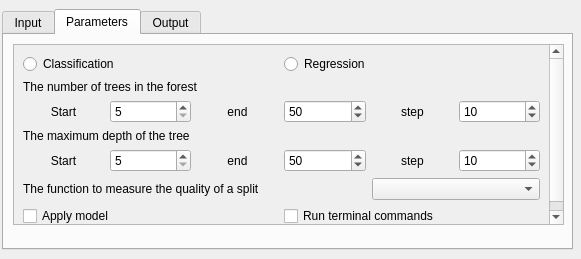
<?xml version="1.0" encoding="UTF-8"?>
<ui version="4.0">
 <class>Dialog</class>
 <widget class="QDialog" name="Dialog">
  <property name="enabled">
   <bool>true</bool>
  </property>
  <property name="geometry">
   <rect>
    <x>0</x>
    <y>0</y>
    <width>581</width>
    <height>259</height>
   </rect>
  </property>
  <property name="sizePolicy">
   <sizepolicy hsizetype="Fixed" vsizetype="Fixed">
    <horstretch>0</horstretch>
    <verstretch>0</verstretch>
   </sizepolicy>
  </property>
  <property name="maximumSize">
   <size>
    <width>581</width>
    <height>259</height>
   </size>
  </property>
  <property name="windowTitle">
   <string>Random Forest</string>
  </property>
  <property name="sizeGripEnabled">
   <bool>false</bool>
  </property>
  <widget class="QTabWidget" name="tabWidget">
   <property name="geometry">
    <rect>
     <x>2</x>
     <y>9</y>
     <width>571</width>
     <height>241</height>
    </rect>
   </property>
   <property name="currentIndex">
    <number>1</number>
   </property>
   <widget class="QWidget" name="tabInput">
    <attribute name="title">
     <string>Input</string>
    </attribute>
    <widget class="QWidget" name="layoutWidget">
     <property name="geometry">
      <rect>
       <x>10</x>
       <y>10</y>
       <width>551</width>
       <height>191</height>
      </rect>
     </property>
     <layout class="QGridLayout" name="gridLayout">
      <item row="0" column="0">
       <widget class="QLabel" name="labelTrain">
        <property name="text">
         <string>Training samples (Points)</string>
        </property>
       </widget>
      </item>
      <item row="9" column="0">
       <widget class="QLineEdit" name="lineEditSegPath"/>
      </item>
      <item row="6" column="0">
       <widget class="QLabel" name="labelVal">
        <property name="text">
         <string>Validation samples (Points)</string>
        </property>
       </widget>
      </item>
      <item row="7" column="0">
       <widget class="QComboBox" name="comboBoxVal"/>
      </item>
      <item row="9" column="1">
       <widget class="QPushButton" name="buttonSegPath">
        <property name="text">
         <string>...</string>
        </property>
       </widget>
      </item>
      <item row="8" column="0">
       <widget class="QLabel" name="labelSegPath">
        <property name="text">
         <string>Data set</string>
        </property>
       </widget>
      </item>
      <item row="3" column="1">
       <widget class="QComboBox" name="comboBoxClassTrain"/>
      </item>
      <item row="3" column="0">
       <widget class="QComboBox" name="comboBoxTrain"/>
      </item>
      <item row="0" column="1">
       <widget class="QLabel" name="labelClassTrain">
        <property name="text">
         <string>Class field - Training</string>
        </property>
       </widget>
      </item>
      <item row="7" column="1">
       <widget class="QComboBox" name="comboBoxClassVal"/>
      </item>
      <item row="6" column="1">
       <widget class="QLabel" name="labelClassVal">
        <property name="text">
         <string> Class field - Validation </string>
        </property>
       </widget>
      </item>
     </layout>
    </widget>
   </widget>
   <widget class="QWidget" name="tabParameters">
    <attribute name="title">
     <string>Parameters</string>
    </attribute>
    <widget class="QScrollArea" name="scrollArea">
     <property name="geometry">
      <rect>
       <x>9</x>
       <y>9</y>
       <width>551</width>
       <height>181</height>
      </rect>
     </property>
     <property name="verticalScrollBarPolicy">
      <enum>Qt::ScrollBarAlwaysOn</enum>
     </property>
     <property name="widgetResizable">
      <bool>true</bool>
     </property>
     <widget class="QWidget" name="scrollAreaWidgetContents">
      <property name="geometry">
       <rect>
        <x>0</x>
        <y>0</y>
        <width>535</width>
        <height>213</height>
       </rect>
      </property>
      <layout class="QGridLayout" name="gridLayout_4">
       <item row="0" column="0">
        <layout class="QGridLayout" name="gridLayout_3">
         <item row="3" column="5">
          <widget class="QSpinBox" name="spinBoxStepEst">
           <property name="minimum">
            <number>5</number>
           </property>
           <property name="maximum">
            <number>100</number>
           </property>
           <property name="singleStep">
            <number>5</number>
           </property>
           <property name="value">
            <number>10</number>
           </property>
          </widget>
         </item>
         <item row="3" column="3">
          <widget class="QSpinBox" name="spinBoxEndEst">
           <property name="minimum">
            <number>5</number>
           </property>
           <property name="maximum">
            <number>100</number>
           </property>
           <property name="value">
            <number>50</number>
           </property>
          </widget>
         </item>
         <item row="3" column="4">
          <widget class="QLabel" name="labelStepEst">
           <property name="layoutDirection">
            <enum>Qt::LeftToRight</enum>
           </property>
           <property name="text">
            <string>step</string>
           </property>
           <property name="alignment">
            <set>Qt::AlignCenter</set>
           </property>
          </widget>
         </item>
         <item row="0" column="3" colspan="3">
          <widget class="QRadioButton" name="radioButtonRegress">
           <property name="text">
            <string>Regression</string>
           </property>
          </widget>
         </item>
         <item row="6" column="0" colspan="6">
          <widget class="QLabel" name="labelDepth">
           <property name="text">
            <string>The maximum depth of the tree</string>
           </property>
          </widget>
         </item>
         <item row="9" column="3" colspan="3">
          <widget class="QCheckBox" name="checkBoxRunTer">
           <property name="text">
            <string>Run terminal commands</string>
           </property>
          </widget>
         </item>
         <item row="2" column="0" colspan="5">
          <widget class="QLabel" name="labelEstim">
           <property name="text">
            <string>The number of trees in the forest</string>
           </property>
          </widget>
         </item>
         <item row="3" column="0">
          <widget class="QLabel" name="labelStartEst">
           <property name="text">
            <string>Start</string>
           </property>
           <property name="alignment">
            <set>Qt::AlignCenter</set>
           </property>
          </widget>
         </item>
         <item row="7" column="1">
          <widget class="QSpinBox" name="spinBoxStartDepth">
           <property name="minimum">
            <number>5</number>
           </property>
           <property name="maximum">
            <number>100</number>
           </property>
          </widget>
         </item>
         <item row="3" column="1">
          <widget class="QSpinBox" name="spinBoxStartEst">
           <property name="minimum">
            <number>5</number>
           </property>
           <property name="maximum">
            <number>100</number>
           </property>
          </widget>
         </item>
         <item row="7" column="2">
          <widget class="QLabel" name="labelEndDepth">
           <property name="text">
            <string>end</string>
           </property>
           <property name="alignment">
            <set>Qt::AlignCenter</set>
           </property>
          </widget>
         </item>
         <item row="3" column="2">
          <widget class="QLabel" name="labelEndEst">
           <property name="text">
            <string>end</string>
           </property>
           <property name="alignment">
            <set>Qt::AlignCenter</set>
           </property>
          </widget>
         </item>
         <item row="7" column="0">
          <widget class="QLabel" name="labelStartDepth">
           <property name="layoutDirection">
            <enum>Qt::LeftToRight</enum>
           </property>
           <property name="text">
            <string>Start</string>
           </property>
           <property name="alignment">
            <set>Qt::AlignCenter</set>
           </property>
          </widget>
         </item>
         <item row="7" column="4">
          <widget class="QLabel" name="labelStepDepth">
           <property name="text">
            <string>step</string>
           </property>
           <property name="alignment">
            <set>Qt::AlignCenter</set>
           </property>
          </widget>
         </item>
         <item row="7" column="3">
          <widget class="QSpinBox" name="spinBoxEndDepth">
           <property name="minimum">
            <number>5</number>
           </property>
           <property name="maximum">
            <number>100</number>
           </property>
           <property name="value">
            <number>50</number>
           </property>
          </widget>
         </item>
         <item row="7" column="5">
          <widget class="QSpinBox" name="spinBoxStepDepth">
           <property name="minimum">
            <number>5</number>
           </property>
           <property name="maximum">
            <number>100</number>
           </property>
           <property name="singleStep">
            <number>5</number>
           </property>
           <property name="value">
            <number>10</number>
           </property>
          </widget>
         </item>
         <item row="9" column="0" colspan="3">
          <widget class="QCheckBox" name="checkBoxApplyModel">
           <property name="text">
            <string>Apply model</string>
           </property>
          </widget>
         </item>
         <item row="0" column="0" colspan="3">
          <widget class="QRadioButton" name="radioButtonClass">
           <property name="text">
            <string>Classification</string>
           </property>
          </widget>
         </item>
         <item row="8" column="4" colspan="2">
          <widget class="QComboBox" name="comboBoxCrit"/>
         </item>
         <item row="8" column="0" colspan="4">
          <widget class="QLabel" name="labelCrit">
           <property name="layoutDirection">
            <enum>Qt::LeftToRight</enum>
           </property>
           <property name="text">
            <string>The function to measure the quality of a split </string>
           </property>
          </widget>
         </item>
        </layout>
       </item>
      </layout>
     </widget>
    </widget>
   </widget>
   <widget class="QWidget" name="tabOutput">
    <attribute name="title">
     <string>Output</string>
    </attribute>
    <widget class="QWidget" name="layoutWidget">
     <property name="geometry">
      <rect>
       <x>10</x>
       <y>10</y>
       <width>551</width>
       <height>213</height>
      </rect>
     </property>
     <layout class="QGridLayout" name="gridLayout_2">
      <item row="1" column="1">
       <widget class="QPushButton" name="buttonAssessFile">
        <property name="text">
         <string>...</string>
        </property>
       </widget>
      </item>
      <item row="4" column="0" colspan="2">
       <layout class="QGridLayout" name="gridLayout_5">
        <item row="0" column="0">
         <widget class="QPushButton" name="buttonCancel">
          <property name="text">
           <string>Cancel</string>
          </property>
         </widget>
        </item>
        <item row="0" column="2">
         <widget class="QPushButton" name="buttonRun">
          <property name="text">
           <string>Run</string>
          </property>
         </widget>
        </item>
        <item row="0" column="1">
         <spacer name="horizontalSpacer">
          <property name="orientation">
           <enum>Qt::Horizontal</enum>
          </property>
          <property name="sizeHint" stdset="0">
           <size>
            <width>40</width>
            <height>20</height>
           </size>
          </property>
         </spacer>
        </item>
        <item row="1" column="0" colspan="3">
         <widget class="QProgressBar" name="progressBar">
          <property name="value">
           <number>0</number>
          </property>
         </widget>
        </item>
       </layout>
      </item>
      <item row="0" column="0" colspan="2">
       <widget class="QLabel" name="labelRFC">
        <property name="text">
         <string>Text file</string>
        </property>
       </widget>
      </item>
      <item row="5" column="0" colspan="2">
       <widget class="QLabel" name="labelAux">
        <property name="text">
         <string/>
        </property>
       </widget>
      </item>
      <item row="2" column="0">
       <widget class="QLabel" name="labelOutClass">
        <property name="text">
         <string>Vector file</string>
        </property>
       </widget>
      </item>
      <item row="1" column="0">
       <widget class="QLineEdit" name="lineEditAssessFile"/>
      </item>
      <item row="3" column="0">
       <widget class="QLineEdit" name="lineEditOutClass"/>
      </item>
      <item row="3" column="1">
       <widget class="QPushButton" name="buttonOutClass">
        <property name="text">
         <string>...</string>
        </property>
       </widget>
      </item>
     </layout>
    </widget>
   </widget>
  </widget>
 </widget>
 <resources/>
 <connections/>
</ui>
